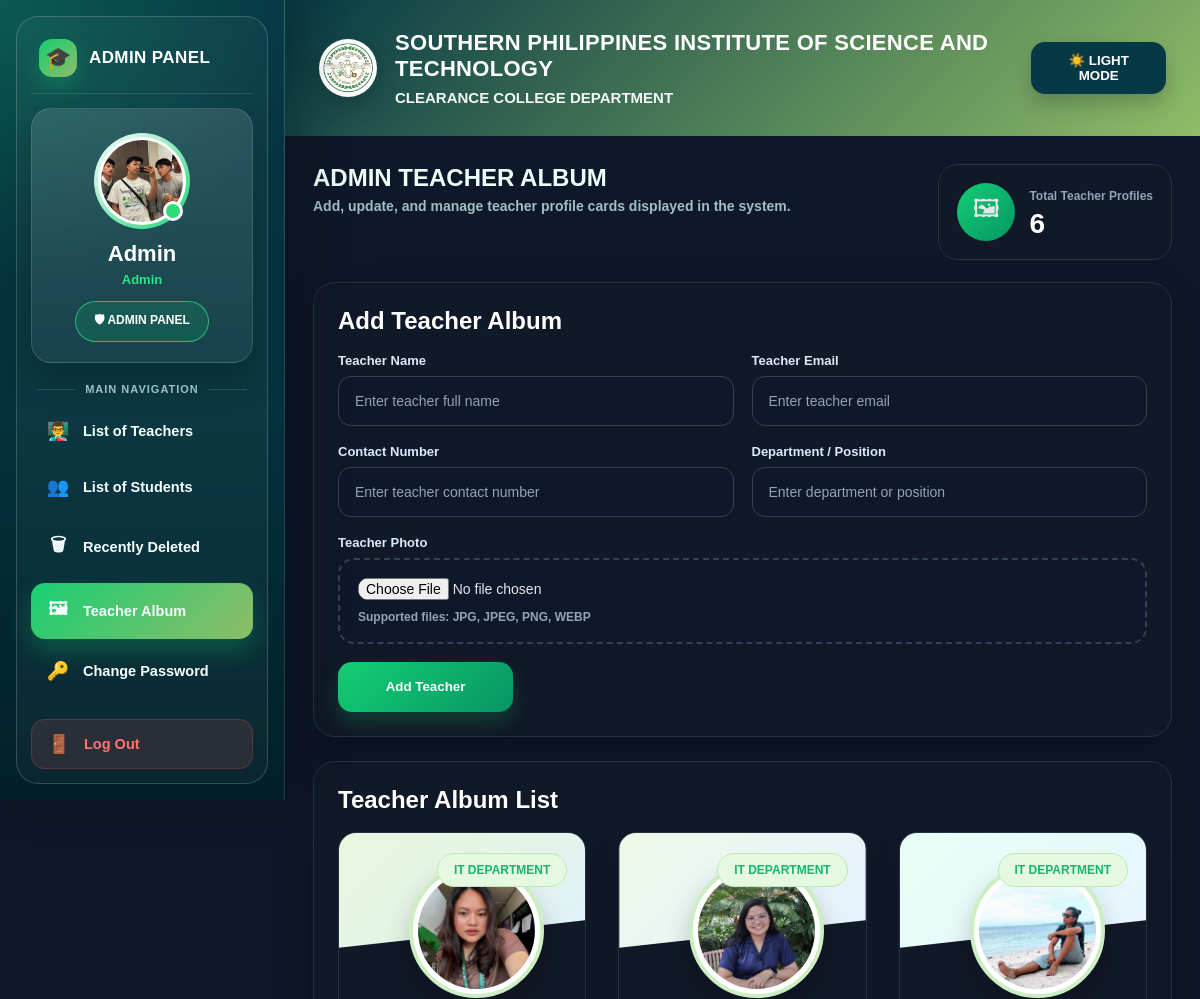
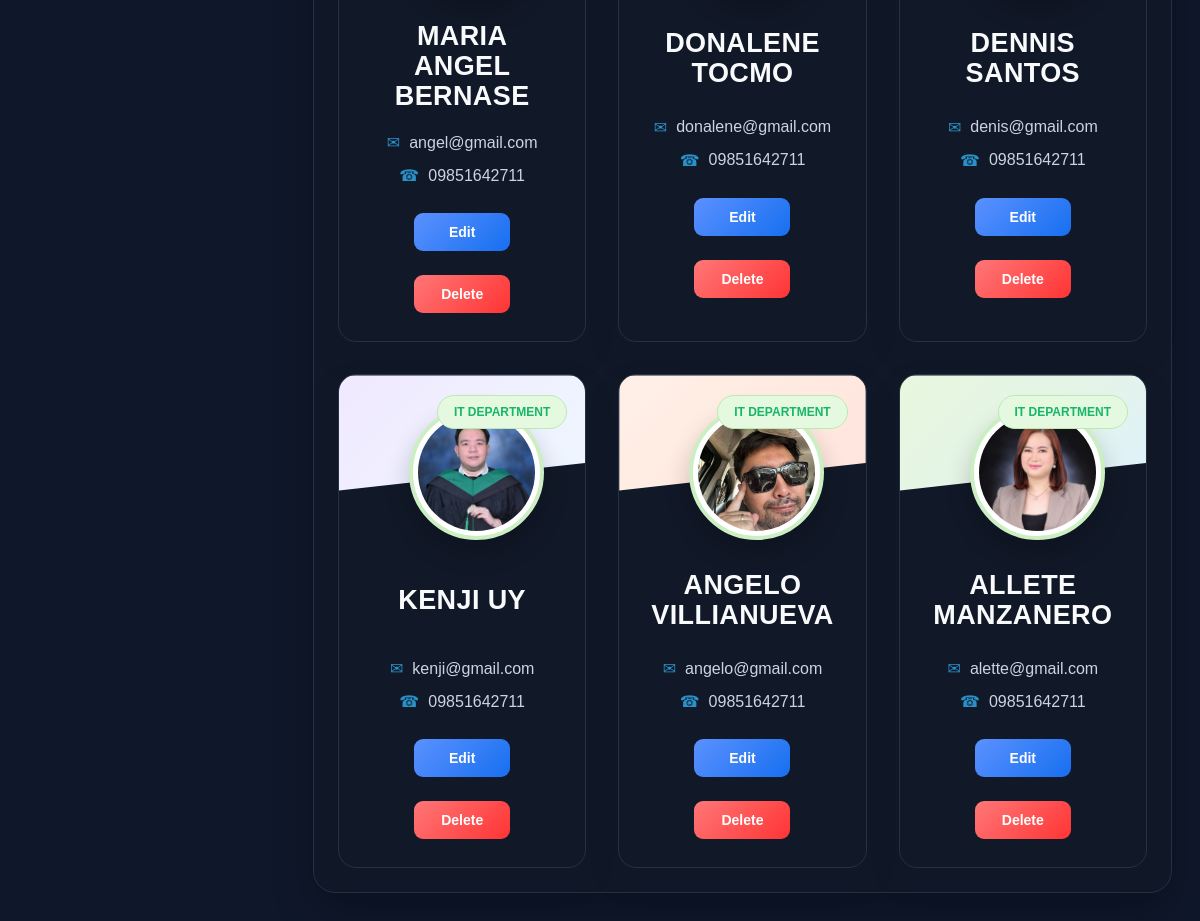
The page /clearance_system/dashboard/admin_teacher_album.php (signed in) on the database its author committed (2 pictures, top to bottom).
### tables this page shows
CREATE TABLE `teacher_album` (
  `id` int(11) NOT NULL,
  `teacher_name` varchar(150) NOT NULL,
  `teacher_photo` varchar(255) DEFAULT NULL,
  `teacher_email` varchar(150) DEFAULT NULL,
  `teacher_contact` varchar(50) DEFAULT NULL,
  `teacher_department` varchar(100) DEFAULT NULL,
  `created_at` timestamp NOT NULL DEFAULT current_timestamp()
);

### clearance_system/dashboard/admin_teacher_album.php (the view, shortened to what this page needs)
<?php
include("../config/db.php");
$admin_name = isset($_SESSION['name']) && !empty($_SESSION['name']) ? $_SESSION['name'] : 'Administrator';
$default_admin_photo = "../assets/southern.png";
$admin_photo = $default_admin_photo;
$admin_id = isset($_SESSION['user_id']) ? intval($_SESSION['user_id']) : 0;
if ($admin_id > 0) {
    $admin_stmt = $conn->prepare("SELECT profile_photo FROM admin WHERE id = ?");
    $admin_stmt->bind_param("i", $admin_id);
    $admin_stmt->execute();
    $admin_result = $admin_stmt->get_result()->fetch_assoc();
    if ($admin_result && !empty($admin_result['profile_photo']) && file_exists("../assets/uploads/admin/" . $admin_result['profile_photo'])) {
        $admin_photo = "../assets/uploads/admin/" . $admin_result['profile_photo'];
    }
}
$upload_dir = "../assets/uploads/teacher_album/";
$edit_mode = false;
$edit_teacher = [
    'teacher_name' => '',
    'teacher_email' => '',
    'teacher_contact' => '',
    'teacher_department' => '',
    'teacher_photo' => ''
];
$teachers = $conn->query("SELECT * FROM teacher_album ORDER BY id DESC");
$totalTeachersAlbum = $teachers ? $teachers->num_rows : 0;
?>
<!DOCTYPE html>
<html lang="en">
<head>
</head>
<body>
<div class="admin-wrapper">
    <aside class="sidebar">
        <div class="sidebar-shell">
            <div>
                <div class="brand-mini">
                    <div class="brand-icon">🎓</div>
                    <div class="brand-text">ADMIN PANEL</div>
                </div>
                <div class="profile-box">
                    <div class="profile-icon-wrap">
                        <img src="<?php echo htmlspecialchars($admin_photo); ?>" alt="Admin Photo" class="profile-icon" onerror="this.src='../assets/southern.png';">
                        <span class="online-dot"></span>
                    </div>
                    <h3>Admin</h3>
                    <p><?php echo htmlspecialchars($admin_name); ?></p>
                    <div class="admin-badge">🛡 ADMIN PANEL</div>
                </div>
                <div class="menu-label">Main Navigation</div>
                <div class="nav-group">
                    <a class="side-btn" href="admin.php?view=teachers">
                        <span class="side-icon">👨‍🏫</span>
                        <span class="side-label">List of Teachers</span>
                    </a>
                    <a class="side-btn" href="admin.php?view=students">
                        <span class="side-icon">👥</span>
                        <span class="side-label">List of Students</span>
                    </a>
                    <a class="side-btn" href="recently_deleted.php">
                        <span class="side-icon">🗑</span>
                        <span class="side-label">Recently Deleted</span>
                    </a>
                    <a class="side-btn active" href="admin_teacher_album.php">
                        <span class="side-icon">🖼</span>
                        <span class="side-label">Teacher Album</span>
                    </a>
                    <a class="side-btn" href="admin_change_password.php">
                        <span class="side-icon">🔑</span>
                        <span class="side-label">Change Password</span>
                    </a>
                </div>
            </div>
            <a class="side-btn logout-btn" href="../auth/logout.php">
                <span class="side-icon">🚪</span>
                <span class="side-label">Log Out</span>
            </a>
        </div>
    </aside>
    <main class="main-content">
        <div class="top-hero">
            <div class="school-brand">
                <img src="../assets/logo2.png" class="school-logo" alt="Logo" onerror="this.style.display='none';">
                <div>
                    <h1>SOUTHERN PHILIPPINES INSTITUTE OF SCIENCE AND TECHNOLOGY</h1>
                    <p>CLEARANCE COLLEGE DEPARTMENT</p>
                </div>
            </div>
            <button type="button" class="darkmode-toggle" id="darkModeToggle" onclick="toggleDarkMode()">☀️ LIGHT MODE</button>
        </div>
        <div class="content-area">
            <div class="page-title-row">
                <div class="page-title">
                    <h2>ADMIN TEACHER ALBUM</h2>
                    <p>Add, update, and manage teacher profile cards displayed in the system.</p>
                </div>
                <div class="stat-card">
                    <div class="stat-icon">🖼</div>
                    <div>
                        <span>Total Teacher Profiles</span>
                        <h3><?php echo $totalTeachersAlbum; ?></h3>
                    </div>
                </div>
            </div>
            <div class="form-card">
                <div class="card-title"><?php echo $edit_mode ? 'Edit Teacher Album' : 'Add Teacher Album'; ?></div>
                <form method="POST" enctype="multipart/form-data" class="teacher-form">
                    <div class="input-wrap">
                        <label class="input-label">Teacher Name</label>
                        <input type="text" name="teacher_name" placeholder="Enter teacher full name" required value="<?php echo htmlspecialchars($edit_teacher['teacher_name']); ?>">
                    </div>
                    <div class="input-wrap">
                        <label class="input-label">Teacher Email</label>
                        <input type="email" name="teacher_email" placeholder="Enter teacher email" value="<?php echo htmlspecialchars($edit_teacher['teacher_email']); ?>">
                    </div>
                    <div class="input-wrap">
                        <label class="input-label">Contact Number</label>
                        <input type="text" name="teacher_contact" placeholder="Enter teacher contact number" value="<?php echo htmlspecialchars($edit_teacher['teacher_contact']); ?>">
                    </div>
                    <div class="input-wrap">
                        <label class="input-label">Department / Position</label>
                        <input type="text" name="teacher_department" placeholder="Enter department or position" value="<?php echo htmlspecialchars($edit_teacher['teacher_department']); ?>">
                    </div>
                    <div class="input-wrap full-width">
                        <label class="input-label">Teacher Photo <?php echo $edit_mode ? '(Optional - leave blank if no change)' : ''; ?></label>
                        <div class="upload-box">
                            <input type="file" name="teacher_photo" accept=".jpg,.jpeg,.png,.webp">
                            <div class="upload-note">Supported files: JPG, JPEG, PNG, WEBP</div>
                        </div>
                    </div>
                    <div class="full-width form-actions">
                        <?php if ($edit_mode): ?>
                            <button type="submit" name="update_teacher_album" class="save-btn">Update Teacher</button>
                            <a href="admin_teacher_album.php" class="cancel-btn">Cancel</a>
                        <?php else: ?>
                            <button type="submit" name="add_teacher_album" class="save-btn">Add Teacher</button>
                        <?php endif; ?>
                    </div>
                </form>
            </div>
            <div class="album-card">
                <div class="card-title">Teacher Album List</div>
                <?php if ($teachers && $teachers->num_rows > 0): ?>
                    <div class="album-grid">
                        <?php while ($teacher = $teachers->fetch_assoc()): ?>
                            <?php
                                $teacher_photo = (!empty($teacher['teacher_photo']) && file_exists($upload_dir . $teacher['teacher_photo']))
                                    ? $upload_dir . $teacher['teacher_photo']
                                    : "../assets/southern.png";
                            ?>
                            <div class="teacher-card">
                                <div class="teacher-dept">
                                    <?php echo !empty($teacher['teacher_department']) ? htmlspecialchars($teacher['teacher_department']) : 'Teacher'; ?>
                                </div>
                                <div class="teacher-photo-wrap">
                                    <img src="<?php echo htmlspecialchars($teacher_photo); ?>" alt="Teacher Photo" class="teacher-photo" onerror="this.src='../assets/southern.png';">
                                </div>
                                <div class="teacher-name">
                                    <?php echo htmlspecialchars($teacher['teacher_name']); ?>
                                </div>
                                <div class="teacher-info email">
                                    <?php echo !empty($teacher['teacher_email']) ? htmlspecialchars($teacher['teacher_email']) : 'No email'; ?>
                                </div>
                                <div class="teacher-info contact">
                                    <?php echo !empty($teacher['teacher_contact']) ? htmlspecialchars($teacher['teacher_contact']) : 'No contact number'; ?>
                                </div>
                                <div class="card-actions">
                                    <a href="admin_teacher_album.php?edit=<?php echo $teacher['id']; ?>" class="edit-btn">Edit</a>
                                    <a href="admin_teacher_album.php?delete=<?php echo $teacher['id']; ?>" class="delete-btn" onclick="return confirm('Delete this teacher profile?')">Delete</a>
                                </div>
                            </div>
                        <?php endwhile; ?>
                    </div>
                <?php endif; ?>
            </div>
        </div>
    </main>
</div>
</body>
</html>

### rows shown on the page
teacher_album: teacher_department "IT DEPARTMENT", teacher_photo (picture), teacher_name "MARIA ANGEL BERNASE", teacher_email "angel@gmail.com", teacher_contact "09851642711"
teacher_album: teacher_department "IT DEPARTMENT", teacher_photo (picture), teacher_name "DONALENE TOCMO", teacher_email "donalene@gmail.com", teacher_contact "09851642711"
teacher_album: teacher_department "IT DEPARTMENT", teacher_photo (picture), teacher_name "DENNIS SANTOS", teacher_email "denis@gmail.com", teacher_contact "09851642711"
teacher_album: teacher_department "IT DEPARTMENT", teacher_photo (picture), teacher_name "KENJI UY", teacher_email "kenji@gmail.com", teacher_contact "09851642711"
teacher_album: teacher_department "IT DEPARTMENT", teacher_photo (picture), teacher_name "ANGELO VILLIANUEVA", teacher_email "angelo@gmail.com", teacher_contact "09851642711"
teacher_album: teacher_department "IT DEPARTMENT", teacher_photo (picture), teacher_name "ALLETE MANZANERO", teacher_email "alette@gmail.com", teacher_contact "09851642711"

### other values the page prints
$admin_name "Admin"
$totalTeachersAlbum "6"
